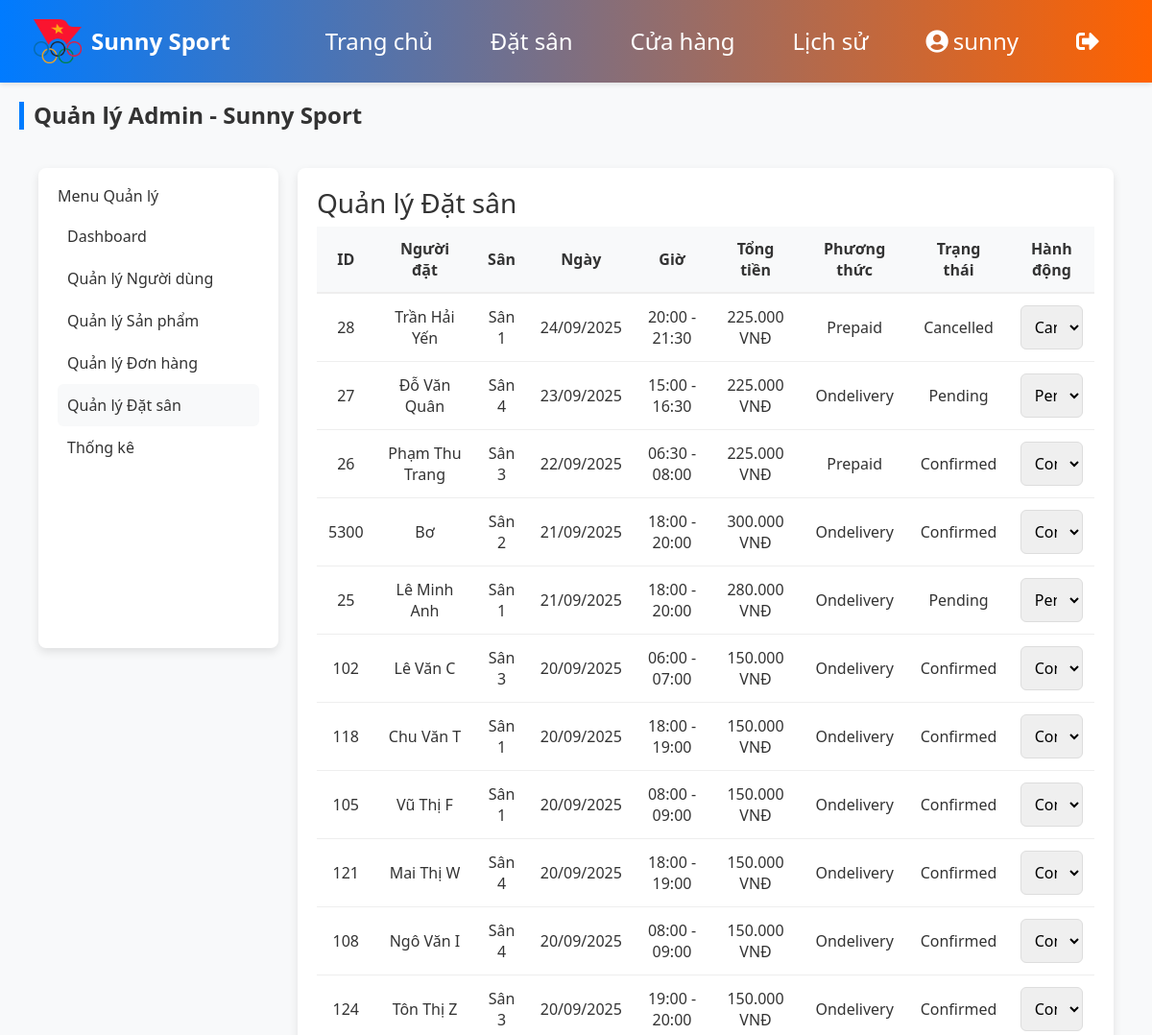
/admin.php?section=bookings (signed in, upper part), run on an earlier commit of the app's database.
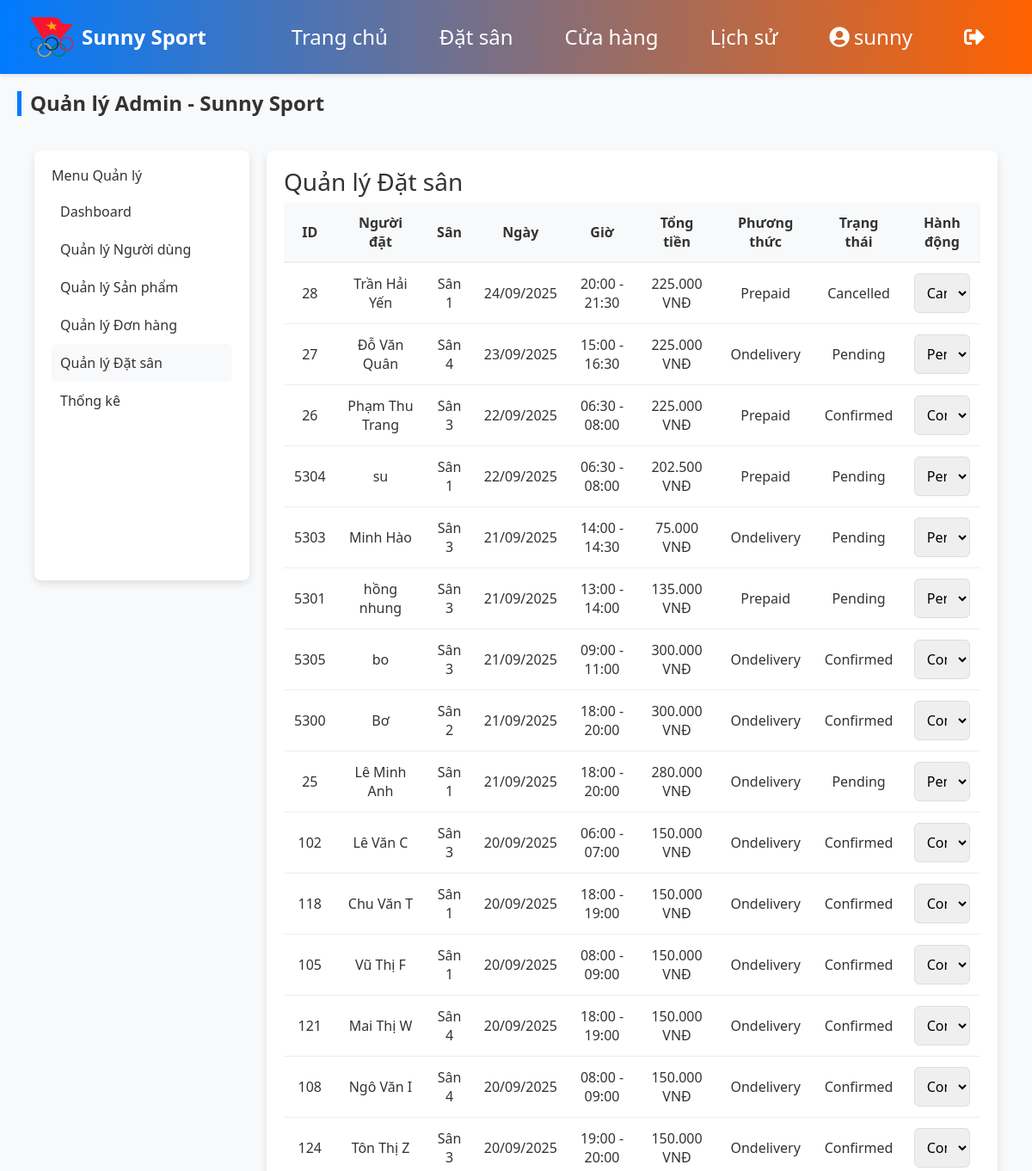
And on a later commit of the database.
### tables this page shows
CREATE TABLE `bookings` (
  `booking_id` int(11) NOT NULL COMMENT 'Mã đặt sân',
  `user_id` int(11) DEFAULT NULL COMMENT 'Mã người dùng',
  `court_id` int(11) DEFAULT NULL COMMENT 'Mã sân',
  `booking_date` date NOT NULL COMMENT 'Ngày đặt sân',
  `start_time` time NOT NULL COMMENT 'Giờ bắt đầu',
  `end_time` time NOT NULL COMMENT 'Giờ kết thúc',
  `payment_method` enum('prepaid','ondelivery') NOT NULL COMMENT 'Phương thức thanh toán: prepaid (trước), ondelivery (sau)',
  `total_price` decimal(10,2) NOT NULL COMMENT 'Tổng giá (VNĐ)',
  `discount` decimal(5,2) DEFAULT 0.00 COMMENT 'Giảm giá (%)',
  `status` enum('pending','confirmed','cancelled') DEFAULT 'pending' COMMENT 'Trạng thái: pending (chờ), confirmed (xác nhận), cancelled (hủy)',
  `created_at` timestamp NOT NULL DEFAULT current_timestamp() COMMENT 'Thời gian tạo',
  `fullname` varchar(100) DEFAULT NULL COMMENT 'Họ và tên người đặt',
  `phone` varchar(15) DEFAULT NULL COMMENT 'Số điện thoại người đặt'
);

CREATE TABLE `courts` (
  `court_id` int(11) NOT NULL COMMENT 'Mã sân',
  `court_name` varchar(50) NOT NULL COMMENT 'Tên sân (Sân 1, Sân 2,...)',
  `description` text DEFAULT NULL COMMENT 'Mô tả sân',
  `price_per_hour` decimal(10,2) NOT NULL DEFAULT 150000.00 COMMENT 'Giá thuê mỗi giờ (VNĐ)'
);

### admin.php (the view, shortened to what this page needs)
<?php
include 'config/database.php';
$section = $_GET['section'] ?? 'dashboard';
include 'includes/header.php';
?>
<h2 class="section-title">Quản lý Admin - Sunny Sport</h2>
<div class="shop-container" style="display:flex; gap:20px; align-items:flex-start; padding:20px;">
    <div class="product-filter" style="background:white; padding:20px; border-radius:8px; box-shadow:0 4px 10px rgba(0,0,0,0.1); width:250px; min-height:500px;">
        <h3 style="font-size:16px; color:#333;">Menu Quản lý</h3>
        <ul style="list-style:none; padding:0;">
            <li><a href="admin.php?section=dashboard" style="display:block; padding:10px; color:#333; text-decoration:none; <?php echo $section === 'dashboard' ? 'background:#f8f9fa; border-radius:6px;' : ''; ?>">Dashboard</a></li>
            <li><a href="admin.php?section=users" style="display:block; padding:10px; color:#333; text-decoration:none; <?php echo $section === 'users' ? 'background:#f8f9fa; border-radius:6px;' : ''; ?>">Quản lý Người dùng</a></li>
            <li><a href="admin.php?section=products" style="display:block; padding:10px; color:#333; text-decoration:none; <?php echo $section === 'products' ? 'background:#f8f9fa; border-radius:6px;' : ''; ?>">Quản lý Sản phẩm</a></li>
            <li><a href="admin.php?section=orders" style="display:block; padding:10px; color:#333; text-decoration:none; <?php echo $section === 'orders' ? 'background:#f8f9fa; border-radius:6px;' : ''; ?>">Quản lý Đơn hàng</a></li>
            <li><a href="admin.php?section=bookings" style="display:block; padding:10px; color:#333; text-decoration:none; <?php echo $section === 'bookings' ? 'background:#f8f9fa; border-radius:6px;' : ''; ?>">Quản lý Đặt sân</a></li>
            <li><a href="admin.php?section=stats" style="display:block; padding:10px; color:#333; text-decoration:none; <?php echo $section === 'stats' ? 'background:#f8f9fa; border-radius:6px;' : ''; ?>">Thống kê</a></li>
        </ul>
    </div>
    <div class="admin-content" style="flex:1; background:white; padding:20px; border-radius:8px; box-shadow:0 4px 10px rgba(0,0,0,0.1);">
        <?php if ($section === 'dashboard'): ?>
            <h3>Dashboard</h3>
            <div class="stats-grid" style="display:grid; grid-template-columns:repeat(auto-fit, minmax(200px,1fr)); gap:15px; margin-bottom:20px;">
                <div class="stat-box" style="padding:15px; border:1px solid #eee; border-radius:8px; text-align:center;">
                    <h4>Doanh thu Đơn hàng</h4>
                    <p style="color:#dc3545; font-weight:bold;"><?php echo number_format($total_orders, 0, ',', '.'); ?> VNĐ</p>
                </div>
                <div class="stat-box" style="padding:15px; border:1px solid #eee; border-radius:8px; text-align:center;">
                    <h4>Doanh thu Đặt sân</h4>
                    <p style="color:#dc3545; font-weight:bold;"><?php echo number_format($total_bookings, 0, ',', '.'); ?> VNĐ</p>
                </div>
                <div class="stat-box" style="padding:15px; border:1px solid #eee; border-radius:8px; text-align:center;">
                    <h4>Đặt sân hôm nay</h4>
                    <p style="color:#28a745; font-weight:bold;"><?php echo $today_bookings; ?></p>
                </div>
                <div class="stat-box" style="padding:15px; border:1px solid #eee; border-radius:8px; text-align:center;">
                    <h4>Đơn hàng hôm nay</h4>
                    <p style="color:#28a745; font-weight:bold;"><?php echo $today_orders; ?></p>
                </div>
            <div class="stat-box" style="padding:15px; border:1px solid #eee; border-radius:8px; text-align:center;">
                <h4>Đặt sân hôm nay</h4>
                <?php
                $stmt = $conn->prepare("SELECT COALESCE(SUM(total_price),0) AS revenue_booking_today FROM bookings WHERE booking_date = CURDATE() AND status='confirmed'");
                $stmt->execute();
                $revenue_booking_today = $stmt->get_result()->fetch_assoc()['revenue_booking_today'] ?? 0;
                ?>
                <p style="color:#fd7e14; font-weight:bold;"><?php echo number_format($revenue_booking_today, 0, ',', '.'); ?> VNĐ</p>
            </div>
            <div class="stat-box" style="padding:15px; border:1px solid #eee; border-radius:8px; text-align:center;">
                <h4>Đơn hàng hôm nay</h4>
                <?php
                $stmt = $conn->prepare("SELECT COALESCE(SUM(total_amount),0) AS revenue_order_today FROM orders WHERE DATE(created_at) = CURDATE() AND status='completed'");
                $stmt->execute();
                $revenue_order_today = $stmt->get_result()->fetch_assoc()['revenue_order_today'] ?? 0;
                ?>
                <p style="color:#6f42c1; font-weight:bold;"><?php echo number_format($revenue_order_today, 0, ',', '.'); ?> VNĐ</p>
            </div>
            </div>
            <div style="display:grid; grid-template-columns: 1fr 1fr; gap:20px; margin-top:20px;">
                <div>
                    <h4>Top 5 Sân đặt nhiều (30 ngày)</h4>
                    <canvas id="topCourtsChart" style="width: 100%; height: 300px; max-width: 600px;"></canvas>
                </div>
                <div>
                    <h4>Top 5 Sản phẩm bán chạy</h4>
                    <canvas id="topProductsChart" style="width: 100%; height: 300px; max-width: 600px;"></canvas>
                </div>
            </div>
            <div style="margin-top:20px;">
                <h4>Giờ cao điểm đặt sân</h4>
                <canvas id="todayPeakHoursChart"></canvas>
            </div>
        <?php elseif ($section === 'bookings'): ?>
            <h3>Quản lý Đặt sân</h3>
            <?php
            $stmt = $conn->prepare("SELECT b.booking_id, b.booking_date, b.start_time, b.end_time, b.total_price, b.status, b.payment_method, b.fullname, c.court_id FROM bookings b JOIN courts c ON b.court_id = c.court_id ORDER BY b.booking_date DESC");
            $stmt->execute();
            $result = $stmt->get_result();
            ?>
            <table style="width:100%; border-collapse:collapse;">
                <thead>
                    <tr style="background:#f8f9fa; border-bottom:2px solid #eee;">
                        <th style="padding:12px;">ID</th>
                        <th style="padding:12px;">Người đặt</th>
                        <th style="padding:12px;">Sân</th>
                        <th style="padding:12px;">Ngày</th>
                        <th style="padding:12px;">Giờ</th>
                        <th style="padding:12px;">Tổng tiền</th>
                        <th style="padding:12px;">Phương thức</th>
                        <th style="padding:12px;">Trạng thái</th>
                        <th style="padding:12px;">Hành động</th>
                    </tr>
                </thead>
                <tbody>
                    <?php while ($row = $result->fetch_assoc()): ?>
                        <tr style="border-bottom:1px solid #eee;">
                            <td style="padding:12px;"><?php echo $row['booking_id']; ?></td>
                            <td style="padding:12px;"><?php echo htmlspecialchars($row['fullname']); ?></td>
                            <td style="padding:12px;">Sân <?php echo $row['court_id']; ?></td>
                            <td style="padding:12px;"><?php echo date('d/m/Y', strtotime($row['booking_date'])); ?></td>
                            <td style="padding:12px;"><?php echo substr($row['start_time'], 0, 5) . ' - ' . substr($row['end_time'], 0, 5); ?></td>
                            <td style="padding:12px;"><?php echo number_format($row['total_price'], 0, ',', '.'); ?> VNĐ</td>
                            <td style="padding:12px;"><?php echo ucfirst($row['payment_method']); ?></td>
                            <td style="padding:12px;"><?php echo ucfirst($row['status']); ?></td>
                            <td style="padding:12px;">
                                <form action="admin_update_booking.php" method="post" style="display:inline;">
                                    <select name="status" onchange="this.form.submit()">
                                        <option value="pending" <?php echo $row['status'] === 'pending' ? 'selected' : ''; ?>>Pending</option>
                                        <option value="confirmed" <?php echo $row['status'] === 'confirmed' ? 'selected' : ''; ?>>Confirmed</option>
                                        <option value="cancelled" <?php echo $row['status'] === 'cancelled' ? 'selected' : ''; ?>>Cancelled</option>
                                    </select>
                                </form>
                            </td>
                        </tr>
                    <?php endwhile; ?>
                </tbody>
            </table>
        <?php elseif ($section === 'settings'): ?>
            <h3>Cấu hình Hệ thống</h3>
            <p>Quản lý cài đặt hệ thống, thông tin website và cấu hình đặt sân.</p>
            <a href="admin_edit_settings.php" class="filter-submit" style="display:inline-block; margin-top:10px;">Chỉnh sửa cấu hình</a>
        <?php endif; ?>
    </div>
</div>
<?php include 'includes/footer.php'; ?>

### includes/header.php (shortened to what this page needs)
<!DOCTYPE html>
<html lang="vi">
<link rel="stylesheet" href="https://cdnjs.cloudflare.com/ajax/libs/font-awesome/5.15.4/css/all.min.css">
<link href="https://cdn.jsdelivr.net/npm/bootstrap@5.3.3/dist/css/bootstrap.min.css" rel="stylesheet">
<head>
</head>
<body>
<div class="sidebar">
    <div class="sidebar-content">
        <a href="index.php">
            <div class="header-content">
                <img src="images/Olypic.png" alt="Sunny Logo">
                <span>Sunny Sport</span>
            </div>
        </a>
        <div class="sidebar-menu">
            <a href="index.php">Trang chủ</a>
            <a href="booking.php">Đặt sân</a>
            <a href="shop_list.php">Cửa hàng</a>
            <a href="history.php">Lịch sử</a>
            <?php if (isset($_SESSION['user_id'])): ?>
                <a href="profile.php" class="user-icon">
                    <i class="fas fa-user-circle"></i>
                    <span><?php echo htmlspecialchars($_SESSION['username']); ?></span>
                </a>
                <a href="logout.php" class="logout-icon" onclick="return confirm('Bạn có chắc chắn muốn đăng xuất không?')">
                    <i class="fas fa-sign-out-alt"></i>
                </a>
            <?php endif; ?>
        </div>
    </div>
</div>
<div class="container">
</body>
</html>

### includes/footer.php (shortened to what this page needs)
</body>
</html>

### includes/header.php (style rules this page uses)
* { margin:0; padding:0; box-sizing: border-box; }
body { font-family: "Segoe UI", sans-serif; background: #f8f9fa; color: #333; }
.sidebar { background: linear-gradient(90deg, #007bff, #ff6200); padding: 15px; display: flex; align-items: center; color: white; font-size: 24px; font-weight: bold; box-shadow: 0 2px 5px rgba(0,0,0,0.1); }
.sidebar-content { display: flex; align-items: center; gap: 20px; justify-content: space-between; padding-left: 20px; padding-right: 20px; width: 100%; max-width: 1200px; margin: 0 auto; }
.sidebar-content a { text-decoration: none; }
.header-content { display: flex; align-items: center; gap: 10px; white-space: nowrap; }
.header-content img { max-width: 50px; height: auto; }
.header-content span { font-size: 24px; font-weight: bold; color: white; }
.sidebar-menu { display: flex; align-items: center; gap: 20px; margin-left: auto; }
.sidebar-menu a { padding: 10px 20px; color: white; text-decoration: none; font-weight: 500; transition: 0.3s; border-radius: 5px; }
.user-icon { padding: 10px 20px; color: white; text-decoration: none; font-weight: 500; transition: 0.3s; border-radius: 5px; cursor: pointer; display: flex; align-items: center; gap: 5px; }
.logout-icon { padding: 10px 20px; color: white; text-decoration: none; font-weight: 500; transition: 0.3s; border-radius: 5px; cursor: pointer; display: flex; align-items: center; gap: 5px; }
.container { max-width: 1200px; margin: auto; padding: 20px; }
.section-title { font-size: 24px; font-weight: bold; margin-bottom: 15px; color: #007bff; border-left: 5px solid #007bff; padding-left: 10px; }
input, select, button { width: 100%; padding: 10px; border: 1px solid #ddd; border-radius: 6px; }

### admin.php (style rules this page uses)
.section-title { font-size:24px; color:#333; margin-bottom:20px; }
.product-filter h3 { font-size:16px; color:#333; margin-bottom:10px; }
table th, table td { text-align:center; padding:12px; }

What changed in the data, as far as the page shows it:
added bookings: booking_id "5304", fullname "su", court.court_id "1", booking_date "22/09/2025", start_time "06:30", end_time "08:00", total_price "202.500", payment_method "Prepaid", status "Pending"
added bookings: booking_id "5303", fullname "Minh Hào", court.court_id "3", booking_date "21/09/2025", start_time "14:00", end_time "14:30", total_price "75.000", payment_method "Ondelivery", status "Pending"
added bookings: booking_id "5301", fullname "hồng nhung", court.court_id "3", booking_date "21/09/2025", start_time "13:00", end_time "14:00", total_price "135.000", payment_method "Prepaid", status "Pending"
added bookings: booking_id "5305", fullname "bo", court.court_id "3", booking_date "21/09/2025", start_time "09:00", end_time "11:00", total_price "300.000", payment_method "Ondelivery", status "Confirmed"
